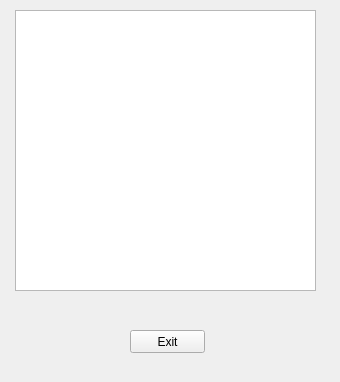
<?xml version="1.0" encoding="UTF-8"?>
<ui version="4.0">
 <class>Widget</class>
 <widget class="QWidget" name="Widget">
  <property name="geometry">
   <rect>
    <x>0</x>
    <y>0</y>
    <width>340</width>
    <height>382</height>
   </rect>
  </property>
  <property name="windowTitle">
   <string>Widget</string>
  </property>
  <widget class="QPushButton" name="exitButton">
   <property name="geometry">
    <rect>
     <x>130</x>
     <y>330</y>
     <width>75</width>
     <height>23</height>
    </rect>
   </property>
   <property name="text">
    <string>Exit</string>
   </property>
  </widget>
  <widget class="QGraphicsView" name="graphicsView">
   <property name="geometry">
    <rect>
     <x>15</x>
     <y>10</y>
     <width>301</width>
     <height>281</height>
    </rect>
   </property>
  </widget>
  <widget class="QLabel" name="result">
   <property name="geometry">
    <rect>
     <x>156</x>
     <y>300</y>
     <width>111</width>
     <height>20</height>
    </rect>
   </property>
   <property name="text">
    <string/>
   </property>
  </widget>
 </widget>
 <layoutdefault spacing="6" margin="11"/>
 <resources/>
 <connections/>
</ui>
